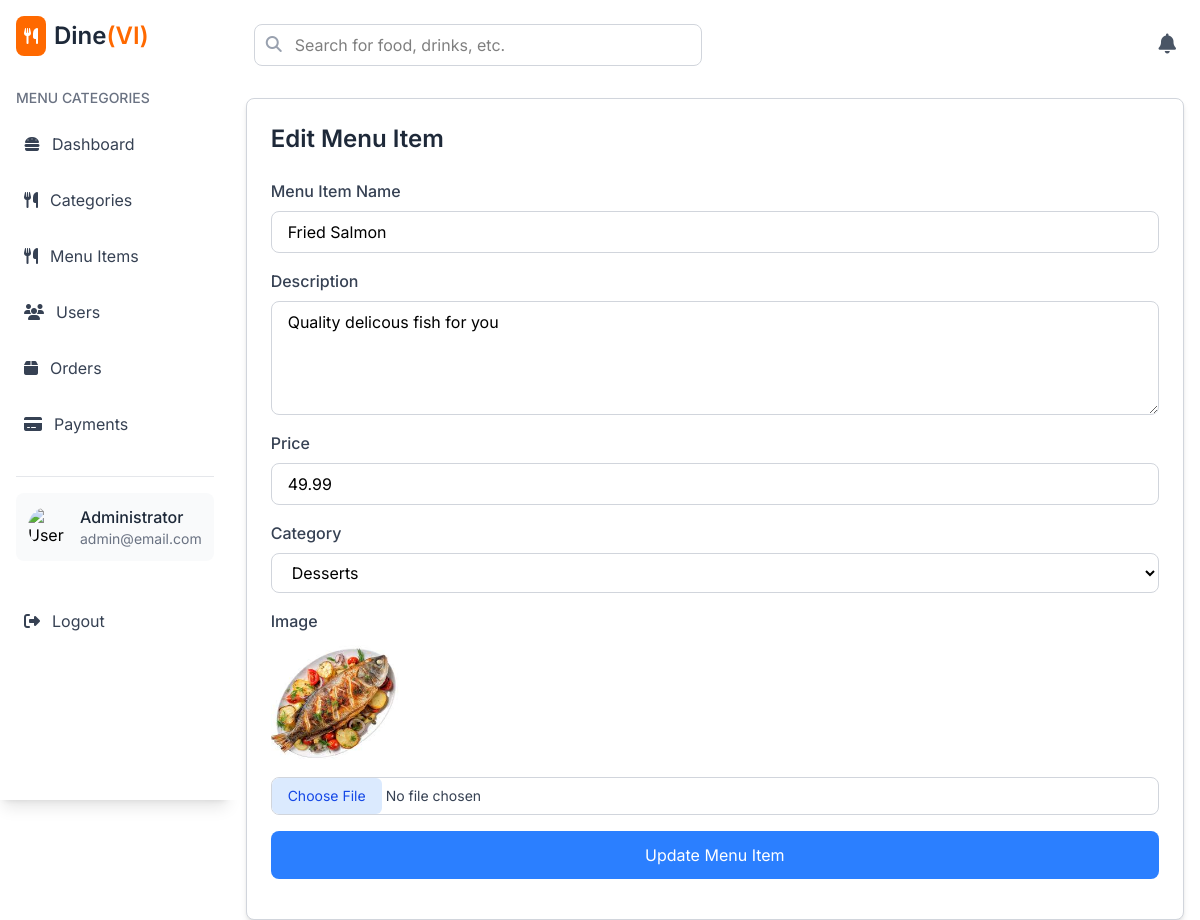
/edit/item/10 (signed in), run on the app's committed database.
### models/models.py (models this page shows, shortened)
class User(db.Model):
    user_id = db.Column(db.Integer, primary_key=True)
    name = db.Column(db.String(100), nullable=False)
    email = db.Column(db.String(150), unique=True, nullable=False)
    password_hash = db.Column(db.String(256), nullable=False)
    role = db.Column(db.String(50), default='waiter')

class MenuItem(db.Model):
    item_id = db.Column(db.Integer, primary_key=True)
    name = db.Column(db.String(100), nullable=False)
    description = db.Column(db.Text)
    price = db.Column(db.Float, nullable=False)
    image_url = db.Column(db.String(255))
    category_id = db.Column(db.Integer, db.ForeignKey('category.category_id'), nullable=False)
    category = db.relationship('Category', back_populates='menu_items', lazy=True)

class Category(db.Model):
    category_id = db.Column(db.Integer, primary_key=True)
    name = db.Column(db.String(50), nullable=False, unique=True)
    image_url = db.Column(db.String(255))  # Add image column
    menu_items = db.relationship('MenuItem', back_populates='category', lazy=True)

### app.py (the view)
@wraps
def login_required(f):
    @wraps(f)
    def decorated_function(*args, **kwargs):
        if 'user_id' not in session:
            flash('You need to log in first.', 'danger')
            return redirect(url_for('login'))
        return f(*args, **kwargs)
    return decorated_function

### app.py (called while the page is built, shortened)
@login_required
@app.route('/edit/item/<int:item_id>', methods=['GET', 'POST'])
def edit_menu_item(item_id):
    logged_user = User.query.get(session['user_id'])
    categories = Category.query.all()
    item = MenuItem.query.get(item_id)
    if item is None:
        flash('Menu item not found!', 'danger')
        return redirect(url_for('view_menu_items', logged_user=logged_user))  # Redirect to the menu view if the item doesn't exist
    return render_template('admin/edit_menu_item.html', item=item, categories=categories, logged_user=logged_user)  # Redirect to the menu view

### templates/admin/edit_menu_item.html (shortened to what this page needs)
{% extends "admin/admin_layout.html" %}
{% block admin_content %}
<div class="border border-gray-300 p-6 bg-white shadow-md rounded-lg">
    <h2 class="text-2xl font-semibold text-gray-800 mb-6">Edit Menu Item</h2>
    <form action="{{ url_for('edit_menu_item', item_id=item.item_id) }}" method="POST" enctype="multipart/form-data">
        <div class="mb-4">
            <label for="name" class="block text-gray-700 font-medium">Menu Item Name</label>
            <input type="text" name="name" id="name" value="{{ item.name }}"
                class="mt-2 block w-full px-4 py-2 border border-gray-300 rounded-lg focus:outline-none focus:ring-2 focus:ring-blue-500"
                required>
        </div>
        <div class="mb-4">
            <label for="description" class="block text-gray-700 font-medium">Description</label>
            <textarea name="description" id="description" rows="4"
                class="mt-2 block w-full px-4 py-2 border border-gray-300 rounded-lg focus:outline-none focus:ring-2 focus:ring-blue-500"
                required>{{ item.description }}</textarea>
        </div>
        <div class="mb-4">
            <label for="price" class="block text-gray-700 font-medium">Price</label>
            <input type="number" name="price" id="price" value="{{ item.price }}"
                class="mt-2 block w-full px-4 py-2 border border-gray-300 rounded-lg focus:outline-none focus:ring-2 focus:ring-blue-500"
                step="0.01" required>
        </div>
        <div class="mb-4">
            <label for="category" class="block text-gray-700 font-medium">Category</label>
            <select name="category_id" id="category_id"
                class="mt-2 block w-full px-4 py-2 border border-gray-300 rounded-lg focus:outline-none focus:ring-2 focus:ring-blue-500"
                required>
                {% for category in categories %}
                <option value="{{ category.category_id }}" {% if category.category_id==item.category_id %}selected{%
                    endif %}>{{ category.name }}</option>
                {% endfor %}
            </select>
        </div>
        <div class="mb-4">
            <label for="image" class="block text-gray-700 font-medium">Image</label>
            <div class="mt-2">
                <img src="{{ url_for('static', filename='uploads/items/' + item.image_url) }}" alt="Current Image"
                    class="w-auto h-32 rounded-md">
            </div>
            <input type="file" name="image" id="image"
                class="mt-2 block w-full text-sm text-gray-700 border border-gray-300 rounded-lg file:border-0 file:text-blue-700 file:bg-blue-100 file:px-4 file:py-2 file:rounded-md focus:outline-none focus:ring-2 focus:ring-blue-500"
                onchange="previewImage(event)">
        </div>
        <div class="mb-4">
            <button type="submit"
                class="w-full py-3 bg-blue-500 text-white rounded-lg hover:bg-blue-600 focus:outline-none focus:ring-2 focus:ring-blue-500">
                Update Menu Item
            </button>
        </div>
    </form>
</div>
{% endblock %}

### templates/admin/admin_layout.html (shortened to what this page needs)
{% extends "base.html" %}
{% block content %}
<div class="app flex flex-col md:flex-row min-h-screen bg-gray-100">
    <aside class="hidden lg:block shrink-0 w-auto bg-white shadow-lg md:min-h-screen p-4">
        <div class="flex items-center mb-8">
            <div class="bg-orange-500 text-white p-2 rounded-lg mr-2">
                <i class="fas fa-utensils"></i>
            </div>
            <h1 class="text-2xl font-semibold text-gray-800">Dine<span class="text-orange-500">(VI)</span></h1>
        </div>
        <div class="mb-8">
            <h2 class="text-gray-500 text-sm font-medium mb-4">MENU CATEGORIES</h2>
            <ul class="space-y-4">
                <a href="{{ url_for('admin_dashboard') }}"
                    class="flex space-x-2 items-center p-2 rounded-lg text-gray-700 hover:bg-gray-100">
                    <i class="fas fa-hamburger mr-3"></i>
                    <span>Dashboard</span>
                </a>
                <a href="{{ url_for('view_categories') }}"
                    class="flex space-x-2 items-center p-2 rounded-lg text-gray-700 hover:bg-gray-100">
                    <i class="fas fa-utensils mr-3"></i>
                    <span>Categories</span>
                </a>
                <a href="{{ url_for('view_menu_items') }}"
                    class="flex space-x-2 items-center p-2 rounded-lg text-gray-700 hover:bg-gray-100">
                    <i class="fas fa-utensils mr-3"></i>
                    <span>Menu Items</span>
                </a>
                <a href="#" class="flex space-x-2 items-center p-2 rounded-lg text-gray-700 hover:bg-gray-100">
                    <i class="fas fa-users mr-3"></i>
                    <span>Users</span>
                </a>
                <a href="#" class="flex space-x-2 items-center p-2 rounded-lg text-gray-700 hover:bg-gray-100">
                    <i class="fas fa-box mr-3"></i>
                    <span>Orders</span>
                </a>
                <a href="#" class="flex space-x-2 items-center p-2 rounded-lg text-gray-700 hover:bg-gray-100">
                    <i class="fas fa-credit-card mr-3"></i>
                    <span>Payments</span>
                </a>
            </ul>
        </div>
        <div class="pt-4 border-t border-gray-200">
            <div class="flex items-center p-3 bg-gray-50 rounded-lg">
                <img src="https://www.svgrepo.com/show/384674/account-avatar-profile-user-11.svg" alt="User Profile"
                    class="w-10 h-10 rounded-full mr-3" />
                <div>
                    <h3 class="font-medium text-gray-800">{{ logged_user.name }}</h3>
                    <p class="text-sm text-gray-500">{{ logged_user.email }}</p>
                </div>
            </div>
        </div>
        <a href="{{ url_for('logout') }}"
            class="flex space-x-2 items-center p-2 mt-10 rounded-lg text-gray-700 hover:bg-gray-100">
            <i class="fas fa-sign-out-alt mr-3"></i>
            <span>Logout</span>
        </a>
    </aside>
    <main class="flex-grow h-screen flex-1 flex flex-col bg-white p-4">
        <nav class="flex space-x-4 items-center justify-between mb-6 p-2">
            <div class="relative flex-1 max-w-md">
                <input type="text" placeholder="Search for food, drinks, etc."
                    class="w-full p-2 pl-10 rounded-lg border border-gray-300 focus:outline-none focus:ring-2 focus:ring-orange-500 focus:border-transparent" />
                <i class="fas fa-search absolute left-3 top-3 text-gray-400"></i>
            </div>
            <div class="flex items-center space-x-6">
                <button class="text-gray-600 hover:text-gray-800">
                    <i class="fas fa-bell text-xl"></i>
                </button>
            </div>
        </nav>
        {% block admin_content %}{% endblock %}
    </main>
</div>
{% endblock %}

### data on the page
User: name "Administrator", email "admin@email.com"
MenuItem: name "Fried Salmon", description "Quality delicous fish for you", price "49.99", category_id "Desserts", image_url (picture)
